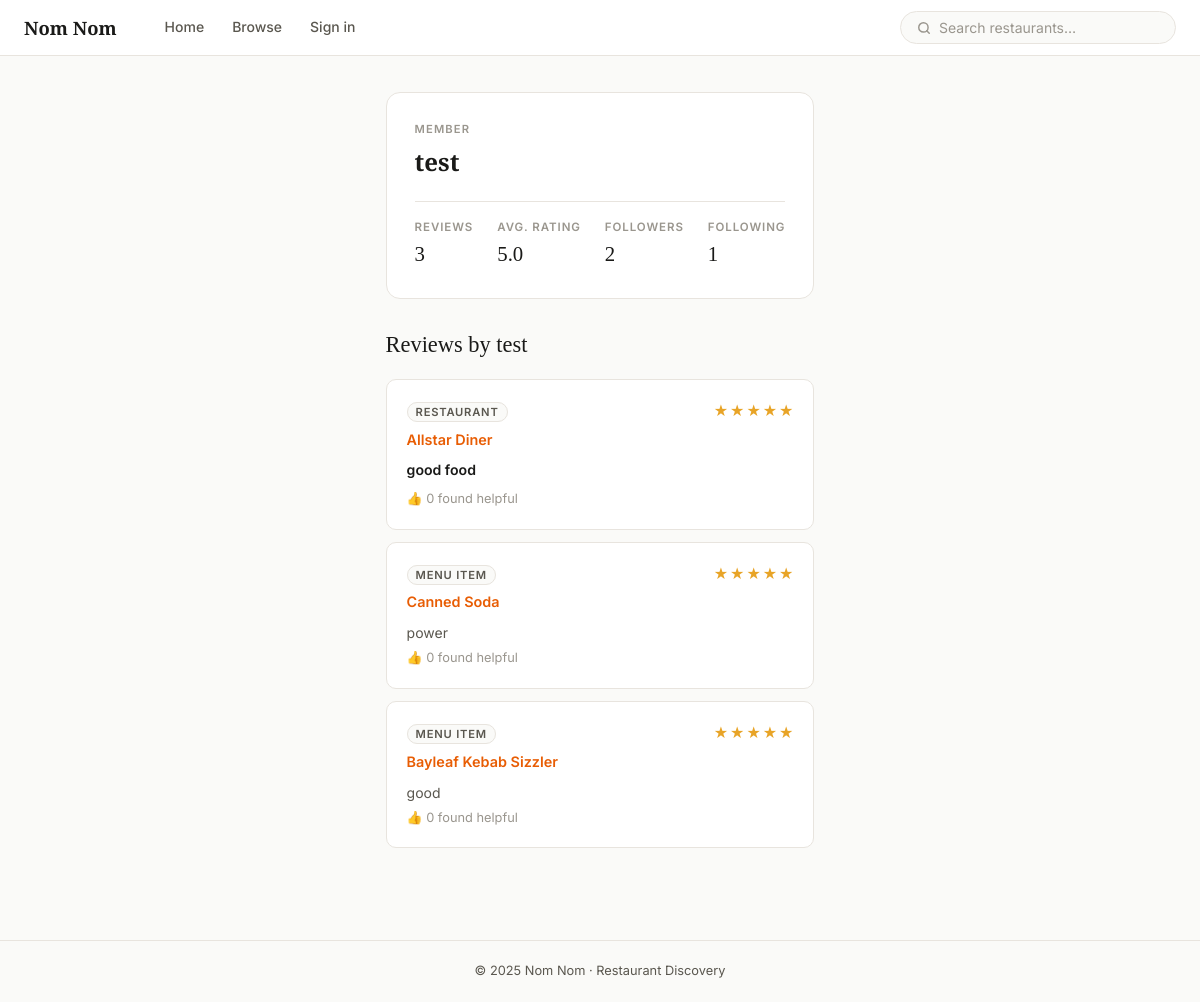
The app's page /user/test with its own data.
### tables this page shows
CREATE TABLE users (
    user_id INTEGER PRIMARY KEY AUTOINCREMENT,
    username TEXT NOT NULL UNIQUE,
    email TEXT NOT NULL UNIQUE,
    password_hash TEXT NOT NULL
);

CREATE TABLE restaurant_reviews (
    review_id INTEGER PRIMARY KEY AUTOINCREMENT,
    restaurant_id INTEGER NOT NULL,
    user_id INTEGER NOT NULL,
    rating INTEGER NOT NULL CHECK(rating BETWEEN 1 AND 5),
    title TEXT,
    content TEXT,
    upvotes INTEGER DEFAULT 0,
    UNIQUE (user_id, restaurant_id),
    FOREIGN KEY (restaurant_id) REFERENCES restaurants(restaurant_id),
    FOREIGN KEY (user_id) REFERENCES users(user_id) ON DELETE CASCADE
);

CREATE TABLE restaurants (
    restaurant_id INTEGER PRIMARY KEY AUTOINCREMENT,
    name TEXT NOT NULL,
    category_id INTEGER,
    price_range TEXT,
    full_address TEXT,
    city TEXT,
    state TEXT,
    latitude REAL,
    longitude REAL,
    avg_rating REAL DEFAULT 0.00,
    total_reviews INTEGER DEFAULT 0,
    FOREIGN KEY (category_id) REFERENCES categories(category_id)
);

CREATE TABLE menu_item_reviews (
    review_id INTEGER PRIMARY KEY AUTOINCREMENT,
    item_id INTEGER NOT NULL,
    user_id INTEGER NOT NULL,
    rating INTEGER NOT NULL CHECK(rating BETWEEN 1 AND 5),
    content TEXT,
    upvotes INTEGER DEFAULT 0,
    UNIQUE (user_id, item_id),
    FOREIGN KEY (item_id)  REFERENCES menu_items(item_id),
    FOREIGN KEY (user_id)  REFERENCES users(user_id) ON DELETE CASCADE
);

CREATE TABLE menu_items (
    item_id INTEGER PRIMARY KEY AUTOINCREMENT,
    restaurant_id INTEGER NOT NULL,
    menu_category_id INTEGER,
    name TEXT NOT NULL,
    description TEXT,
    price REAL,
    avg_rating REAL DEFAULT 0.00,
    total_reviews INTEGER DEFAULT 0,
    FOREIGN KEY (restaurant_id) REFERENCES restaurants(restaurant_id),
    FOREIGN KEY (menu_category_id) REFERENCES menu_categories(menu_category_id)
);

### web/app.py (the view)
@app.route("/user/<username>")
def public_profile(username):
    if current_user() and current_user()["username"] == username:
        return redirect(url_for("profile"))
    profile_data = db.get_public_profile(username)
    if not profile_data:
        flash("User not found.", "error")
        return redirect(url_for("home"))
    is_following = False
    follow_counts = db.get_follow_counts(profile_data["user_id"])
    followers = db.get_followers(profile_data["user_id"])
    following = db.get_following(profile_data["user_id"])
    if current_user():
        is_following = db.is_following(current_user()["user_id"], profile_data["user_id"])
    return render_template(
        "public_profile.html",
        profile=profile_data,
        is_following=is_following,
        counts=follow_counts,
        followers=followers,
        following=following,
    )

### sqlQueries.py (called while the page is built)
def get_connection() -> sqlite3.Connection:
    conn = sqlite3.connect(DB_PATH)
    conn.row_factory = sqlite3.Row
    conn.execute("PRAGMA journal_mode = WAL")
    conn.execute("PRAGMA foreign_keys = ON")
    return conn

def get_followers(user_id: int) -> list[dict]:
    with get_connection() as conn:
        rows = conn.execute("""
            SELECT u.user_id, u.username
            FROM follows f
            JOIN users u ON u.user_id = f.follower_id
            WHERE f.followee_id = ?
            ORDER BY u.username
        """, (user_id,)).fetchall()
    return [dict(r) for r in rows]

def get_following(user_id: int) -> list[dict]:
    with get_connection() as conn:
        rows = conn.execute("""
            SELECT u.user_id, u.username
            FROM follows f
            JOIN users u ON u.user_id = f.followee_id
            WHERE f.follower_id = ?
            ORDER BY u.username
        """, (user_id,)).fetchall()
    return [dict(r) for r in rows]

def get_follow_counts(user_id: int) -> dict:
    with get_connection() as conn:
        followers = conn.execute(
            "SELECT COUNT(*) FROM follows WHERE followee_id=?", (user_id,)
        ).fetchone()[0]
        following = conn.execute(
            "SELECT COUNT(*) FROM follows WHERE follower_id=?", (user_id,)
        ).fetchone()[0]
    return {"followers": followers, "following": following}

### web/app.py (called while the page is built)
def current_user():
    return session.get("user")

@app.context_processor
def inject_user():
    return {"user": current_user()}

### web/templates/public_profile.html (shortened to what this page needs)
{% extends "base.html" %}
{% block content %}
<div class="profile-layout">
  <div id="profile-header">
    <div>
      <p class="eyebrow">Member</p>
      <div class="profile-name">{{ profile.username }}</div>
    </div>
    <div class="profile-stats">
      <div>
        <div class="profile-stat-label">Reviews</div>
        <div class="profile-stat-value">{{ profile.reviews|length }}</div>
      </div>
      <div>
        <div class="profile-stat-label">Avg. rating</div>
        <div class="profile-stat-value">{{ profile.avg_rating or '—' }}</div>
      </div>
      <div>
        <div class="profile-stat-btn" onclick="toggleModal('followers-modal')">
          <div class="profile-stat-label">Followers</div>
          <div class="profile-stat-value">{{ counts.followers }}</div>
        </div>
      </div>
      <div>
        <div class="profile-stat-btn" onclick="toggleModal('following-modal')">
          <div class="profile-stat-label">Following</div>
          <div class="profile-stat-value">{{ counts.following }}</div>
        </div>
      </div>
    </div>
  </div>
  <div id="reviews_container">
    <h2>Reviews by {{ profile.username }}</h2>
    {% if profile.reviews %}
      {% for review in profile.reviews %}
        <div class="review">
          <div class="review__header">
            <div>
              <span class="review__type">{{ review.review_type|replace('_',' ')|title }}</span>
              <div class="review__subject">
                <a href="{{ url_for('restaurant', rid=review.restaurant_id) }}" class="subject-link">
                  {{ review.subject }}
                </a>
              </div>
            </div>
            <div class="stars">
              {% for i in range(1,6) %}
                <span class="stars_icon {% if i <= review.rating %}filled{% endif %}">★</span>
              {% endfor %}
            </div>
          </div>
          {% if review.title %}
            <div class="review__title">{{ review.title }}</div>
          {% endif %}
          {% if review.content %}
            <p class="review__content">{{ review.content }}</p>
          {% endif %}
          <div class="review__meta">
            <span class="text-muted" style="font-size:.8rem">👍 {{ review.upvotes }} found helpful</span>
          </div>
        </div>
      {% endfor %}
    {% else %}
      <div class="empty-state">{{ profile.username }} hasn't written any reviews yet.</div>
    {% endif %}
  </div>
</div>
{% endblock %}

### web/static/styles.css (style rules this page uses)
:root { --font-display: 'Playfair Display', Georgia, serif; --font-body: 'Inter', system-ui, sans-serif; --color-bg: #FAFAF8; --color-surface: #FFFFFF; --color-border: #E8E4DE; --color-border-md: #D4CFC8; --color-text: #1A1A18; --color-text-2: #5A574F; --color-text-3: #9A968E; --color-accent: #E8A427; --color-accent-bg: #FEF7E8; --color-accent-dk: #B37D18; --color-danger: #C0392B; --color-danger-bg: #FFF0EE; --color-success: #2D6A34; --color-success-bg:#F0FBF1; --color-info-bg: #EEF4FF; --color-info: #1A4F8C; --color-warning-bg:#FFF9EC; --color-warning: #8A5D00; --star: #E8A427; --tan: #D4CFC8; --radius-sm: 6px; --radius-md: 10px; --radius-lg: 14px; --radius-pill: 999px; --shadow-sm: 0 1px 3px rgba(0,0,0,.06), 0 1px 2px rgba(0,0,0,.04); --shadow-md: 0 4px 12px rgba(0,0,0,.08); --transition: all .18s ease; --max-w: 960px; }
*, *::before, *::after { box-sizing: border-box; margin: 0; padding: 0; }
html { font-size: 16px; }
body { font-family: var(--font-body); background: var(--color-bg); color: var(--color-text); line-height: 1.6; min-height: 100vh; display: flex; flex-direction: column; }
a { color: inherit; text-decoration: none; }
h1, h2, h3, h4 { font-family: var(--font-display); font-weight: 500; line-height: 1.25; color: var(--color-text); }
h2 { font-size: 1.4rem; }
p { color: var(--color-text-2); }
.text-muted { color: var(--color-text-3); }
.eyebrow { font-size: .7rem; font-weight: 600; text-transform: uppercase; letter-spacing: .1em; color: var(--color-text-3); margin-bottom: 4px; }
.stars { display: flex; gap: 2px; align-items: center; }
.stars_icon { color: var(--tan); font-size: 1rem; }
.stars_icon.filled { color: var(--star); }
.profile-layout { max-width: var(--max-w); margin-inline: auto; padding: 36px 24px 56px; }
#profile-header { background: var(--color-surface); border: 1px solid var(--color-border); border-radius: var(--radius-lg); padding: 28px; margin-bottom: 32px; display: flex; flex-direction: column; gap: 4px; }
.profile-name { font-family: var(--font-display); font-size: 1.5rem; font-weight: 600; }
.profile-stats { display: flex; gap: 24px; margin-top: 16px; padding-top: 16px; border-top: 1px solid var(--color-border); }
.profile-stat-label { font-size: .72rem; text-transform: uppercase; letter-spacing: .08em; color: var(--color-text-3); font-weight: 600; }
.profile-stat-value { font-size: 1.3rem; font-family: var(--font-display); font-weight: 500; color: var(--color-text); }
#reviews_container, #favorites-container { margin-bottom: 36px; }
#reviews_container h2, #favorites-container h2 { margin-bottom: 20px; }
.review { background: var(--color-surface); border: 1px solid var(--color-border); border-radius: var(--radius-md); padding: 18px 20px; margin-bottom: 12px; }
.review__header { display: flex; justify-content: space-between; align-items: flex-start; gap: 8px; margin-bottom: 8px; }
.review__type { font-size: .7rem; font-weight: 600; text-transform: uppercase; letter-spacing: .07em; background: var(--color-bg); border: 1px solid var(--color-border); color: var(--color-text-2); padding: 2px 8px; border-radius: var(--radius-pill); }
.review__subject { font-weight: 600; font-size: .9rem; margin-top: 4px; }
.review__title { font-weight: 600; font-size: .88rem; margin-bottom: 4px; color: var(--color-text); }
.review__content { font-size: .875rem; color: var(--color-text-2); line-height: 1.65; }
.profile-stat-btn { background: none; border: none; padding: 0; cursor: pointer; text-align: left; color: inherit; }
.subject-link { color: var(--color-primary, #e85d04); text-decoration: none; }

### records on screen
users: username "test"
restaurant_reviews: review_type "RESTAURANT", subject "Allstar Diner", title "good food", upvotes "0"
menu_item_reviews: review_type "MENU ITEM", subject "Canned Soda", content "power", upvotes "0"
menu_item_reviews: review_type "MENU ITEM", subject "Bayleaf Kebab Sizzler", content "good", upvotes "0"

### other values on screen
{{ profile.reviews|length }} "3"
{{ profile.avg_rating or '—' }} "5.0"
{{ counts.followers }} "2"
{{ counts.following }} "1"
{{ 2025 }} "2025"
